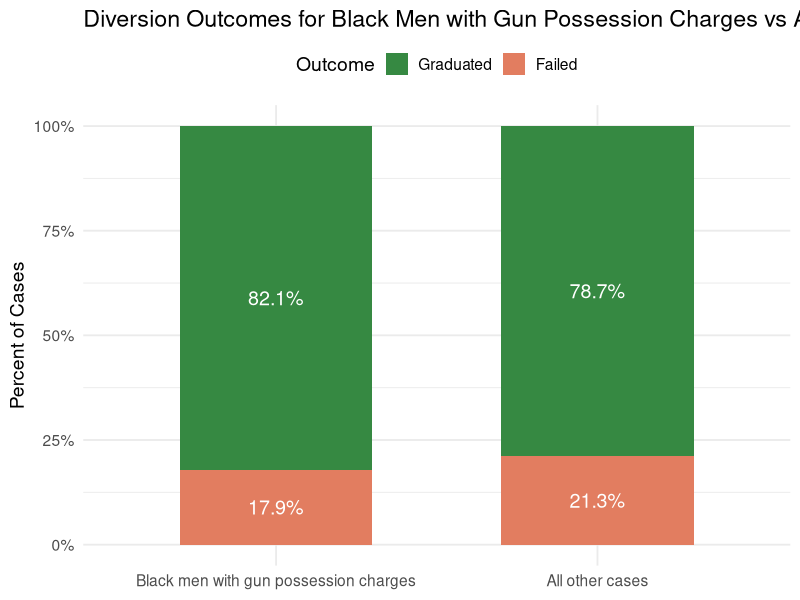

Write R code to recreate this figure.
### SETUP ###
library(tidyverse)
library(lubridate)
library(scales)
library(here)

# Read in Diversion dataset
data <- read_csv(here::here("data", "diversion.csv"))

# Outpath
outpath <- here::here("figures")
if (!dir.exists(outpath)) dir.create(outpath)

# Parameters for analysis
charges_of_interest <- c(
  "UNLAWFUL USE OF A WEAPON",
  "CARRY/POSSESS FIREARM LOCATION",
  "UNLAWFUL USE OR POSSESSION OF A WEAPON BY A FELON",
  "AGGRAVATED DISCHARGE OF A FIREARM",
  "RECKLESS DISCHARGE OF A FIREARM",
  "AGG UUW/LOADED/NO FCCA/FOID",
  "AGG UUW/UNLOADED/NO FCCA",
  "AGG UUW/VEHICLE/LOADED FIREARM",
  "AGGRAVATED UNLAWFUL USE OF WEAPON",
  "ARMED HABITUAL CRIMINAL",
  "UNLWFL USE FIREARM PROJECTILE",
  "POSS HANDGUN/MENTAL PAT 5 YEAR",
  "POSSESSION OF STOLEN FIREARM",
  "DEFACING IDENTIFICATION MARKS OF FIREARMS")

# Clean dataset
data <- data |>
  filter(!is.na(DIVERSION_RESULT))

### FIGURES ###
# Figure 11: Diversion Outcomes for Black Men with Gun Possession Charges vs All Other Cases
comparison_summary <- data %>%
  mutate(is_target = RACE == "Black" & GENDER == "Male" & PRIMARY_CHARGE_OFFENSE_TITLE %in% charges_of_interest) %>%
  mutate(group = if_else(is_target, 
                         "Black men with gun possession charges", 
                         "All other cases")) %>%
  count(group, DIVERSION_RESULT) %>%
  group_by(group) %>%
  mutate(percent = n / sum(n) * 100) %>%
  ungroup() %>%
  mutate(
    DIVERSION_RESULT = factor(DIVERSION_RESULT, levels = c("Graduated", "Failed")),
    group = factor(group, levels = c("Black men with gun possession charges", "All other cases"))
  )

fig11 <- ggplot(comparison_summary, 
                 aes(x = group, y = percent, fill = DIVERSION_RESULT)) +
  geom_col(position = "stack", width = 0.6) +
  geom_text(aes(label = paste0(round(percent,1), "%")),
            position = position_stack(vjust = 0.5), color = "white", size = 5) +
  scale_fill_manual(values = c("Graduated"="#368942", "Failed"="#E27D60")) +
  scale_y_continuous(labels = scales::percent_format(scale=1), limits=c(0,100)) +
  labs(title = "Diversion Outcomes for Black Men with Gun Possession Charges vs All Other Cases",
       x = NULL,
       y = "Percent of Cases",
       fill = "Outcome") +
  theme_minimal(base_size = 14) +
  theme(legend.position="top")

ggsave(filename = file.path(outpath, "Figure_11.png"),
       plot = fig11,
       width = 10, height = 6, dpi = 600, bg = "white")
